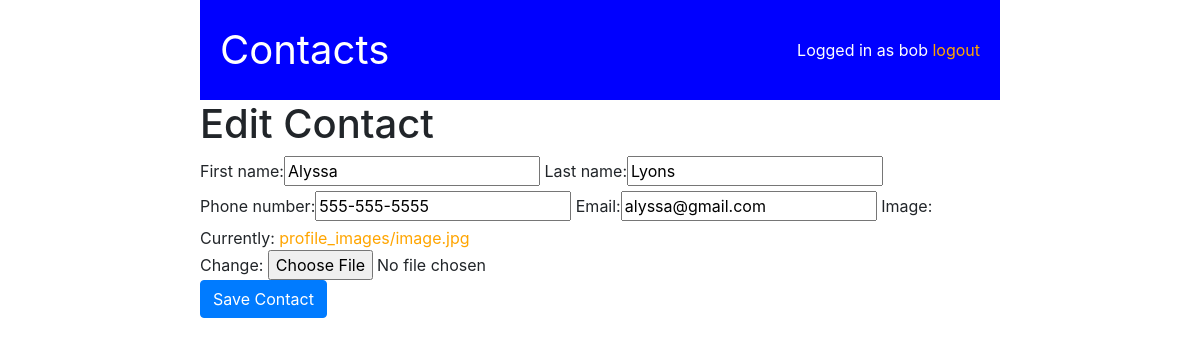
The app's page /edit/1/ (signed in) with its own data.
### contactsapp/models.py (models this page shows, shortened)
class Contact(models.Model):
    first_name = models.CharField(max_length=50)
    last_name = models.CharField(max_length=50)
    phone_number = models.CharField(max_length=50)
    email = models.CharField(max_length=50)
    user = models.ForeignKey(User, on_delete=models.CASCADE, related_name='contacts')
    image = models.ImageField(upload_to='profile_images/', null=True)

### contactsapp/views.py (the view)
# urls.py: path('edit/<int:contact_id>/', views.edit, name='edit'),
@login_required
def edit(request, contact_id):
    contact = get_object_or_404(Contact, id=contact_id, user=request.user)
    if request.method == 'POST':
        form = ContactForm(request.POST, request.FILES, instance=contact)
        if form.is_valid():
            form.save()
            return HttpResponseRedirect(reverse('contactsapp:home'))
    else:
        form = ContactForm(instance=contact)
    context = {
        'form': form
    }
    return render(request, 'contactsapp/edit.html', context)

### contactsapp/forms.py
class ContactForm(ModelForm):
    class Meta:
        model = Contact
        exclude = ['user']

### contactsapp/templates/contactsapp/edit.html (shortened to what this page needs)
{% extends 'contactsapp/base.html' %}
{% load bootstrap %}
{% block content %}
<h1>Edit Contact</h1>
<form action="" method="post" enctype="multipart/form-data">
    {{ form|bootstrap }}
    <div class="form-group">
        <button type="submit" class="btn btn-primary">Save Contact</button>
    </div>
</form>
{% endblock %}

### contactsapp/templates/contactsapp/base.html (shortened to what this page needs)
<!DOCTYPE html>
<html lang="en">
<head>
    <link rel="stylesheet" href="https://stackpath.bootstrapcdn.com/bootstrap/4.5.2/css/bootstrap.min.css">
  </body>
</head>
<body>
    <main>
        <nav>
            <span id="title">Contacts</span>
            <div>
                {% if user.is_authenticated %}
                <span>Logged in as {{user.username}}</span>
                <a href="{% url 'contactsapp:logout' %}">logout</a>
                {% else %}
                <a href="{% url 'contactsapp:login' %}">login</a>
                <span>|</span>
                <a href="{% url 'contactsapp:register' %}">register</a>
                {% endif %}
            </div>
        </nav>
        {% block content %}
        {% endblock %}
    </main>
</body>
</html>

### contactsapp/templates/contactsapp/base.html (style rules this page uses)
body { margin: 0; }
nav { padding:20px; background-color:blue; color:white; display:flex; flex-direction:row; justify-content:space-between; align-items:center; }
#title { font-size:40px; }
main { max-width:800px; margin: 0 auto; }
a { color:orange; }

### records on screen
Contact: first_name "Alyssa", last_name "Lyons", phone_number "555-555-5555", email "alyssa@gmail.com"

### other values on screen
{{ user.username }} "bob"
